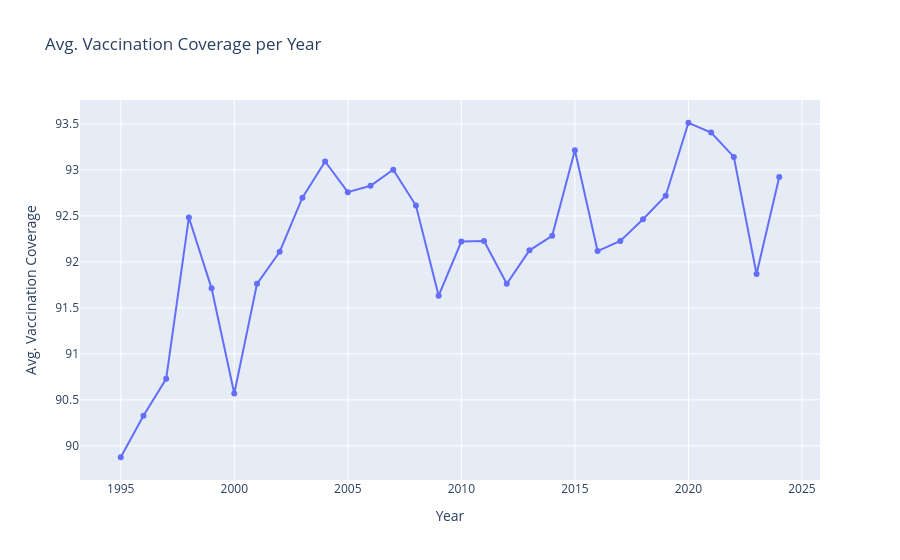

Notebook source saved alongside this figure:
### Code cell
nis_coverage_df_fig = px.line(
    year_coverage_nis_df,
    x="year",
    y="coverage_pct",
    markers=True,
    title="Avg. Vaccination Coverage per Year"
)

nis_coverage_df_fig.update_layout(
    xaxis_title="Year",
    yaxis_title="Avg. Vaccination Coverage",
)

nis_coverage_df_fig.show()

### Figure 1 — Plotly figure (JSON) as saved in the notebook; plotly's stock layout.template omitted (floating-point values rounded to 4 significant figures)
{"data": [{"hovertemplate": "year=%{x}<br>coverage_pct=%{y}<extra></extra>", "legendgroup": "", "line": {"color": "#636efa", "dash": "solid"}, "marker": {"symbol": "circle"}, "mode": "lines+markers", "name": "", "orientation": "v", "showlegend": false, "type": "scatter", "x": [1995, 1996, 1997, 1998, 1999, 2000, 2001, 2002, 2003, 2004, 2005, 2006, 2007, 2008, 2009, 2010, 2011, 2012, 2013, 2014, 2015, 2016, 2017, 2018, 2019, 2020, 2021, 2022, 2023, 2024], "xaxis": "x", "y": [89.88, 90.33, 90.73, 92.48, 91.71, 90.57, 91.76, 92.11, 92.7, 93.09, 92.76, 92.83, 93.0, 92.61, 91.63, 92.22, 92.23, 91.76, 92.13, 92.28, 93.21, 92.12, 92.23, 92.46, 92.72, 93.51, 93.41, 93.14, 91.87, 92.92], "yaxis": "y"}], "layout": {"legend": {"tracegroupgap": 0}, "title": {"text": "Avg. Vaccination Coverage per Year"}, "xaxis": {"anchor": "y", "domain": [0, 1], "title": {"text": "Year"}}, "yaxis": {"anchor": "x", "domain": [0, 1], "title": {"text": "Avg. Vaccination Coverage"}}}}
